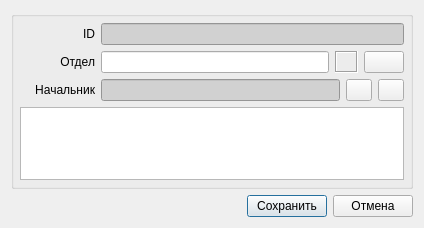
<?xml version="1.0" encoding="UTF-8"?>
<ui version="4.0">
 <class>SvDepartmentDialog</class>
 <widget class="QDialog" name="SvDepartmentDialog">
  <property name="geometry">
   <rect>
    <x>0</x>
    <y>0</y>
    <width>424</width>
    <height>228</height>
   </rect>
  </property>
  <property name="windowTitle">
   <string>Brand</string>
  </property>
  <layout class="QVBoxLayout" name="vlayMain">
   <item>
    <widget class="QGroupBox" name="groupBox">
     <property name="sizePolicy">
      <sizepolicy hsizetype="Preferred" vsizetype="Expanding">
       <horstretch>0</horstretch>
       <verstretch>0</verstretch>
      </sizepolicy>
     </property>
     <property name="title">
      <string/>
     </property>
     <layout class="QVBoxLayout" name="vlayDepartment">
      <property name="spacing">
       <number>6</number>
      </property>
      <property name="leftMargin">
       <number>6</number>
      </property>
      <property name="topMargin">
       <number>6</number>
      </property>
      <property name="rightMargin">
       <number>6</number>
      </property>
      <property name="bottomMargin">
       <number>6</number>
      </property>
      <item>
       <layout class="QHBoxLayout" name="hlayID">
        <item>
         <widget class="QLabel" name="lblID">
          <property name="sizePolicy">
           <sizepolicy hsizetype="Fixed" vsizetype="Preferred">
            <horstretch>0</horstretch>
            <verstretch>0</verstretch>
           </sizepolicy>
          </property>
          <property name="minimumSize">
           <size>
            <width>75</width>
            <height>0</height>
           </size>
          </property>
          <property name="maximumSize">
           <size>
            <width>75</width>
            <height>16777215</height>
           </size>
          </property>
          <property name="text">
           <string>ID</string>
          </property>
          <property name="alignment">
           <set>Qt::AlignRight|Qt::AlignTrailing|Qt::AlignVCenter</set>
          </property>
         </widget>
        </item>
        <item>
         <widget class="QLineEdit" name="editID">
          <property name="styleSheet">
           <string notr="true">background-color: rgb(209, 209, 209);</string>
          </property>
          <property name="readOnly">
           <bool>true</bool>
          </property>
         </widget>
        </item>
       </layout>
      </item>
      <item>
       <layout class="QHBoxLayout" name="hlayDepartmentName">
        <item>
         <widget class="QLabel" name="lblDepartmentName">
          <property name="sizePolicy">
           <sizepolicy hsizetype="Fixed" vsizetype="Preferred">
            <horstretch>0</horstretch>
            <verstretch>0</verstretch>
           </sizepolicy>
          </property>
          <property name="minimumSize">
           <size>
            <width>75</width>
            <height>0</height>
           </size>
          </property>
          <property name="maximumSize">
           <size>
            <width>75</width>
            <height>16777215</height>
           </size>
          </property>
          <property name="text">
           <string>Отдел</string>
          </property>
          <property name="alignment">
           <set>Qt::AlignRight|Qt::AlignTrailing|Qt::AlignVCenter</set>
          </property>
         </widget>
        </item>
        <item>
         <widget class="QLineEdit" name="editDepartmentName"/>
        </item>
        <item>
         <widget class="QLabel" name="lblDepartmentIcon">
          <property name="minimumSize">
           <size>
            <width>23</width>
            <height>20</height>
           </size>
          </property>
          <property name="frameShape">
           <enum>QFrame::Box</enum>
          </property>
          <property name="frameShadow">
           <enum>QFrame::Sunken</enum>
          </property>
          <property name="text">
           <string/>
          </property>
         </widget>
        </item>
        <item>
         <widget class="QPushButton" name="bnSelectDepartmentIcon">
          <property name="text">
           <string/>
          </property>
          <property name="icon">
           <iconset resource="res.qrc">
            <normaloff>:/employee/icons/cologne-icons/ico/photography.ico</normaloff>:/employee/icons/cologne-icons/ico/photography.ico</iconset>
          </property>
         </widget>
        </item>
       </layout>
      </item>
      <item>
       <layout class="QHBoxLayout" name="hlayBoss">
        <item>
         <widget class="QLabel" name="lblBossName">
          <property name="sizePolicy">
           <sizepolicy hsizetype="Fixed" vsizetype="Fixed">
            <horstretch>0</horstretch>
            <verstretch>0</verstretch>
           </sizepolicy>
          </property>
          <property name="minimumSize">
           <size>
            <width>75</width>
            <height>0</height>
           </size>
          </property>
          <property name="text">
           <string>Начальник</string>
          </property>
          <property name="alignment">
           <set>Qt::AlignRight|Qt::AlignTrailing|Qt::AlignVCenter</set>
          </property>
         </widget>
        </item>
        <item>
         <widget class="QLineEdit" name="editBossName">
          <property name="styleSheet">
           <string notr="true">background-color: rgb(209, 209, 209);</string>
          </property>
          <property name="readOnly">
           <bool>true</bool>
          </property>
         </widget>
        </item>
        <item>
         <widget class="QPushButton" name="bnSelectBoss">
          <property name="sizePolicy">
           <sizepolicy hsizetype="Fixed" vsizetype="Fixed">
            <horstretch>0</horstretch>
            <verstretch>0</verstretch>
           </sizepolicy>
          </property>
          <property name="maximumSize">
           <size>
            <width>26</width>
            <height>16777215</height>
           </size>
          </property>
          <property name="text">
           <string/>
          </property>
          <property name="icon">
           <iconset resource="res.qrc">
            <normaloff>:/employee/icons/cologne-icons/ico/publish.ico</normaloff>:/employee/icons/cologne-icons/ico/publish.ico</iconset>
          </property>
         </widget>
        </item>
        <item>
         <widget class="QPushButton" name="bnNewBoss">
          <property name="sizePolicy">
           <sizepolicy hsizetype="Fixed" vsizetype="Fixed">
            <horstretch>0</horstretch>
            <verstretch>0</verstretch>
           </sizepolicy>
          </property>
          <property name="maximumSize">
           <size>
            <width>26</width>
            <height>16777215</height>
           </size>
          </property>
          <property name="text">
           <string/>
          </property>
          <property name="icon">
           <iconset resource="res.qrc">
            <normaloff>:/employee/icons/cologne-icons/ico/plus.ico</normaloff>:/employee/icons/cologne-icons/ico/plus.ico</iconset>
          </property>
         </widget>
        </item>
       </layout>
      </item>
      <item>
       <widget class="QTextEdit" name="textDescription"/>
      </item>
     </layout>
    </widget>
   </item>
   <item>
    <layout class="QHBoxLayout" name="hlayButtons">
     <item>
      <spacer name="spacer1">
       <property name="orientation">
        <enum>Qt::Horizontal</enum>
       </property>
       <property name="sizeHint" stdset="0">
        <size>
         <width>40</width>
         <height>20</height>
        </size>
       </property>
      </spacer>
     </item>
     <item>
      <widget class="QPushButton" name="bnSave">
       <property name="sizePolicy">
        <sizepolicy hsizetype="Fixed" vsizetype="Fixed">
         <horstretch>0</horstretch>
         <verstretch>0</verstretch>
        </sizepolicy>
       </property>
       <property name="maximumSize">
        <size>
         <width>80</width>
         <height>16777215</height>
        </size>
       </property>
       <property name="text">
        <string>Сохранить</string>
       </property>
       <property name="default">
        <bool>true</bool>
       </property>
      </widget>
     </item>
     <item>
      <widget class="QPushButton" name="bnCancel">
       <property name="sizePolicy">
        <sizepolicy hsizetype="Fixed" vsizetype="Fixed">
         <horstretch>0</horstretch>
         <verstretch>0</verstretch>
        </sizepolicy>
       </property>
       <property name="maximumSize">
        <size>
         <width>80</width>
         <height>16777215</height>
        </size>
       </property>
       <property name="text">
        <string>Отмена</string>
       </property>
      </widget>
     </item>
    </layout>
   </item>
  </layout>
 </widget>
 <tabstops>
  <tabstop>editDepartmentName</tabstop>
  <tabstop>bnSelectDepartmentIcon</tabstop>
  <tabstop>bnSelectBoss</tabstop>
  <tabstop>bnNewBoss</tabstop>
  <tabstop>textDescription</tabstop>
  <tabstop>bnSave</tabstop>
  <tabstop>bnCancel</tabstop>
  <tabstop>editID</tabstop>
  <tabstop>editBossName</tabstop>
 </tabstops>
 <resources>
  <include location="res.qrc"/>
 </resources>
 <connections/>
</ui>
